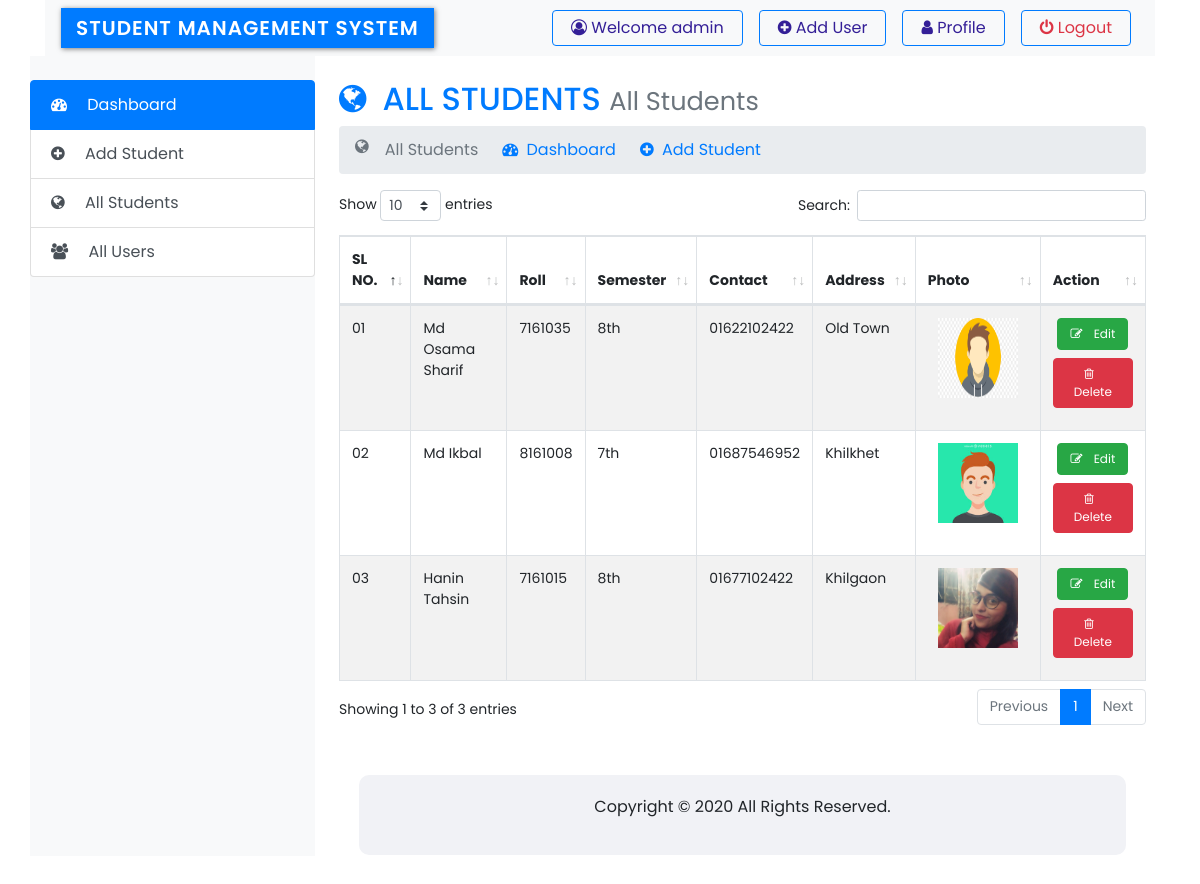
Screenshot of /admin/all_student.php (signed in) with the database file from the repository.
### tables this page shows
CREATE TABLE `student_info` (
  `id` int(11) NOT NULL,
  `name` varchar(255) NOT NULL,
  `roll` int(7) NOT NULL,
  `semester` varchar(30) NOT NULL,
  `city` varchar(255) NOT NULL,
  `mobile` varchar(15) NOT NULL,
  `photo` varchar(255) NOT NULL,
  `date` datetime NOT NULL DEFAULT current_timestamp()
);

### admin/all_student.php (the view, shortened to what this page needs)
<?php
require("header.php");
require("sidebar.php");
?>
<div class="col-sm-9 p-4">
	<div class="content">
		<h2 class="text-primary"><i class="fa fa-globe  mr-3" aria-hidden="true"></i>ALL STUDENTS <small class="text-secondary">All Students</small></h2>
		<nav aria-label="breadcrumb">
			<ol class="breadcrumb">
				<li class="breadcrumb-item active" aria-current="page"><i class="fa fa-globe  mr-3" aria-hidden="true"></i>All Students</li>
				<li class="ml-4"><a href="index.php"><i class="fa fa-tachometer mr-1" aria-hidden="true"></i> Dashboard</a></li>
				<li class="ml-4"><a href="add_student.php"><i class="fa fa-plus-circle  mr-1" aria-hidden="true"></i> Add Student</a></li>
			</ol>
		</nav>
		<div class="table-responsive" style="font-size: 14px;">
			<table id="example" class="table table-hover table-bordered table-striped" style="width:100%">
				<thead>
					<tr>
						<th>SL NO.</th>
						<th>Name</th>
						<th>Roll</th>
						<th>Semester</th>
						<th>Contact</th>
						<th>Address</th>
						<th>Photo</th>
						<th>Action</th>
					</tr>
				</thead>
				<tbody>
					<?php
					$sql1 = "SELECT * FROM `student_info` ORDER BY `id` DESC";
					$result1 = mysqli_query($con,$sql1) or die("Query Unsuccessful.");
					if(mysqli_num_rows($result1) > 0){
						$i=1;
					?>
					<tr>
						<?php while ($row1 = mysqli_fetch_assoc($result1)) {
						?>
						<td><?php
								if($i < 10){
									$i = '0'.$i;
								}
								echo $i;
						?></td>
						<td><?php echo $row1['name']; ?></td>
						<td><?php echo ucwords($row1['roll']); ?></td>
						<td><?php echo $row1['semester']; ?></td>
						<td><?php echo $row1['mobile']; ?></td>
						<td><?php echo ucwords($row1['city']); ?></td>
						<td style="height: 100px; width: 100px;" class="text-center"><img style="width: 80%; height: 80%;" src="upload/<?php echo $row1['photo']; ?>" alt=""></td>
						<td class="text-center">
							<a style="font-size: 12px;" href="update_student.php?eid=<?php echo base64_encode($row1['id']); ?>" class="btn btn-success btn-xs mb-1"><i class="fa fa-pencil-square-o mr-2" aria-hidden="true"></i> Edit</a>
							<a style="font-size: 12px;" href="delete_student.php?id=<?php echo base64_encode($row1['id']); ?>" id="delete_btn" onclick="return checkDelete()" class="btn btn-danger btn-xs mt-1"><i class="fa fa-trash-o mr-2" aria-hidden="true"></i> Delete</a>
						</td>
					</tr>
					<?php
					$i++; }
					}?>
				</tbody>
			</table>
		</div>
	</div>
	<footer id="footer" class="mt-5">
		<p>Copyright &copy; <?php echo Date('Y') ?> All Rights Reserved.  </p>
	</footer>
</div>
<?php require("footer.php"); ?>

### css/style.css (style rules this page uses)
* { outline: 0; margin: 0; padding: 0; box-sizing: border-box; font-family: 'Poppins', sans-serif; }
#footer { padding: 20px; margin: 20px; display: flex; justify-content: center; align-items: center; background-color: #f1f2f6; border-radius: 10px; }

### rows the page displays
student_info: name "Md Osama Sharif", roll "7161035", semester "8th", mobile "01622102422", city "Old Town", photo (picture)
student_info: name "Md Ikbal", roll "8161008", semester "7th", mobile "01687546952", city "Khilkhet", photo (picture)
student_info: name "Hanin Tahsin", roll "7161015", semester "8th", mobile "01677102422", city "Khilgaon", photo (picture)

### other values shown
$_SESSION['USER_NAME'] "admin"
Date('Y') "2020"
